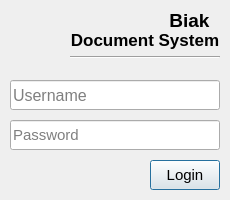
<?xml version="1.0" encoding="UTF-8"?>
<ui version="4.0">
 <class>Dialog</class>
 <widget class="QDialog" name="Dialog">
  <property name="geometry">
   <rect>
    <x>0</x>
    <y>0</y>
    <width>230</width>
    <height>200</height>
   </rect>
  </property>
  <property name="sizePolicy">
   <sizepolicy hsizetype="Fixed" vsizetype="Fixed">
    <horstretch>0</horstretch>
    <verstretch>0</verstretch>
   </sizepolicy>
  </property>
  <property name="minimumSize">
   <size>
    <width>230</width>
    <height>200</height>
   </size>
  </property>
  <property name="maximumSize">
   <size>
    <width>230</width>
    <height>200</height>
   </size>
  </property>
  <property name="windowTitle">
   <string>Login</string>
  </property>
  <property name="windowIcon">
   <iconset>
    <normaloff>image/dialog-login.ico</normaloff>image/dialog-login.ico</iconset>
  </property>
  <widget class="QPushButton" name="BtnLogin">
   <property name="geometry">
    <rect>
     <x>150</x>
     <y>160</y>
     <width>70</width>
     <height>30</height>
    </rect>
   </property>
   <property name="font">
    <font>
     <pointsize>11</pointsize>
    </font>
   </property>
   <property name="text">
    <string>Login</string>
   </property>
  </widget>
  <widget class="QLineEdit" name="EditUsername">
   <property name="geometry">
    <rect>
     <x>10</x>
     <y>80</y>
     <width>210</width>
     <height>30</height>
    </rect>
   </property>
   <property name="font">
    <font>
     <pointsize>12</pointsize>
    </font>
   </property>
   <property name="placeholderText">
    <string>Username</string>
   </property>
  </widget>
  <widget class="QLineEdit" name="EditPassword">
   <property name="geometry">
    <rect>
     <x>10</x>
     <y>120</y>
     <width>210</width>
     <height>30</height>
    </rect>
   </property>
   <property name="font">
    <font>
     <pointsize>11</pointsize>
    </font>
   </property>
   <property name="inputMask">
    <string/>
   </property>
   <property name="maxLength">
    <number>32767</number>
   </property>
   <property name="echoMode">
    <enum>QLineEdit::Password</enum>
   </property>
   <property name="placeholderText">
    <string>Password</string>
   </property>
  </widget>
  <widget class="QLabel" name="label">
   <property name="geometry">
    <rect>
     <x>10</x>
     <y>10</y>
     <width>70</width>
     <height>60</height>
    </rect>
   </property>
   <property name="text">
    <string/>
   </property>
   <property name="pixmap">
    <pixmap>image/dialog-password.png</pixmap>
   </property>
  </widget>
  <widget class="QLabel" name="label_2">
   <property name="geometry">
    <rect>
     <x>70</x>
     <y>10</y>
     <width>150</width>
     <height>20</height>
    </rect>
   </property>
   <property name="font">
    <font>
     <family>Arial</family>
     <pointsize>14</pointsize>
     <weight>75</weight>
     <bold>true</bold>
    </font>
   </property>
   <property name="text">
    <string>Biak  </string>
   </property>
   <property name="alignment">
    <set>Qt::AlignRight|Qt::AlignTrailing|Qt::AlignVCenter</set>
   </property>
  </widget>
  <widget class="QLabel" name="label_3">
   <property name="geometry">
    <rect>
     <x>70</x>
     <y>30</y>
     <width>150</width>
     <height>20</height>
    </rect>
   </property>
   <property name="font">
    <font>
     <family>Arial</family>
     <pointsize>13</pointsize>
     <weight>75</weight>
     <bold>true</bold>
    </font>
   </property>
   <property name="text">
    <string>Document System</string>
   </property>
   <property name="alignment">
    <set>Qt::AlignCenter</set>
   </property>
  </widget>
  <widget class="Line" name="line">
   <property name="geometry">
    <rect>
     <x>70</x>
     <y>50</y>
     <width>150</width>
     <height>15</height>
    </rect>
   </property>
   <property name="orientation">
    <enum>Qt::Horizontal</enum>
   </property>
  </widget>
  <widget class="QLabel" name="label_4">
   <property name="geometry">
    <rect>
     <x>10</x>
     <y>160</y>
     <width>41</width>
     <height>31</height>
    </rect>
   </property>
   <property name="text">
    <string/>
   </property>
   <property name="pixmap">
    <pixmap>image/network-connect.png</pixmap>
   </property>
  </widget>
 </widget>
 <tabstops>
  <tabstop>EditUsername</tabstop>
  <tabstop>EditPassword</tabstop>
  <tabstop>BtnLogin</tabstop>
 </tabstops>
 <resources/>
 <connections/>
</ui>
